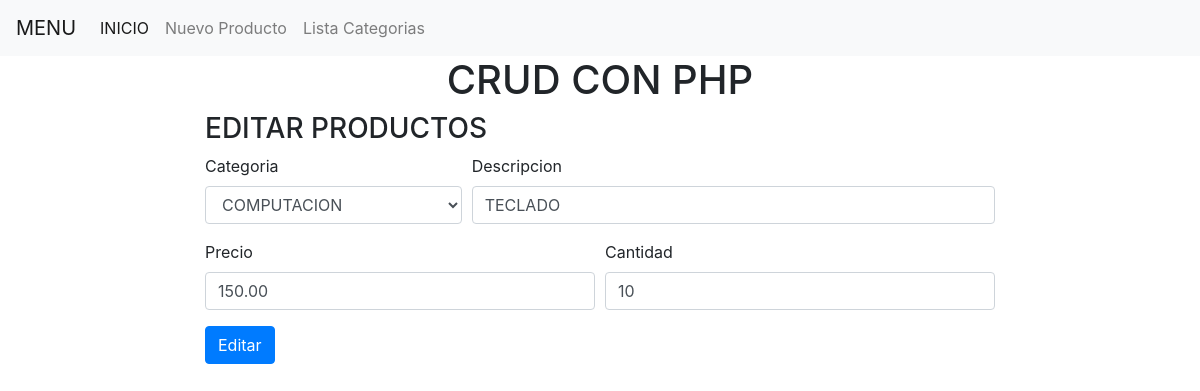
Screenshot of /editar.php?id=1 with the database file from the repository.
### tables this page shows
CREATE TABLE IF NOT EXISTS `productos` (
  `id` int(11) NOT NULL AUTO_INCREMENT,
  `codigo_categoria` int(11) NOT NULL,
  `descripcion` varchar(50) NOT NULL,
  `precio` decimal(10,2) NOT NULL,
  `cantidad` int(11) NOT NULL,
  `estado` varchar(5) NOT NULL,
  PRIMARY KEY (`id`)
);

CREATE TABLE IF NOT EXISTS `categoria` (
  `codigo` int(11) NOT NULL AUTO_INCREMENT,
  `nombre_categoria` varchar(50) NOT NULL,
  `estado` varchar(5) NOT NULL,
  PRIMARY KEY (`codigo`)
);

### editar.php (the view, shortened to what this page needs)
<?php
include 'cabecera.php';
include 'conexion.php';
$sel = $con->query("SELECT * FROM  categoria");
$id = $_GET['id'];
$prod = $con->query("SELECT * FROM productos WHERE id = '$id'");
$p = $prod->fetch_assoc();
?>
<div class="row">
	<div class="col-lg-2">
	</div>
	<div class="col-lg-8">
		<h3>EDITAR PRODUCTOS</h3>
		<form action="" method="post">
		  <div class="form-row">
		    <div class="form-group col-md-4">
		      <label for="inputCity">Categoria</label>
		      <select name = "slCategoria" class="form-control">
		      <?php while ($f = $sel->fetch_assoc()){?>
		   	      <option value="<?php echo $f['codigo']?>" <?php if($f['codigo'] == $p['codigo_categoria']){echo "selected";}?>><?php echo $f['nombre_categoria']?></option>
			  <?php }?>
		      </select>
		    </div>
		    <div class="form-group col-md-8">
		      <label for="inputState">Descripcion</label>
		      <input type="text" class="form-control" name = "txtDescripcion" value="<?php echo $p['descripcion'] ?>">
		    </div>
		  </div>
		  <div class="form-row">
		    <div class="form-group col-md-6">
		      <label for="inputCity">Precio</label>
		      <input type="text" class="form-control" name = "txtPrecio" value="<?php echo $p['precio'] ?>">
		    </div>
		    <div class="form-group col-md-6">
		      <label for="inputState">Cantidad</label>
		      <input type="number" class="form-control" name = "txtCantidad" value="<?php echo $p['cantidad'] ?>">
		    </div>
		  </div>
		  <button type="submit" class="btn btn-primary">Editar</button>
		</form>
	</div>
	<div class="col-lg-2">
	</div>
</div>
<?php  include 'pie.php'?>

### rows the page displays
productos: slCategoria "COMPUTACION", txtDescripcion "TECLADO", txtPrecio "150.00", txtCantidad "10"
